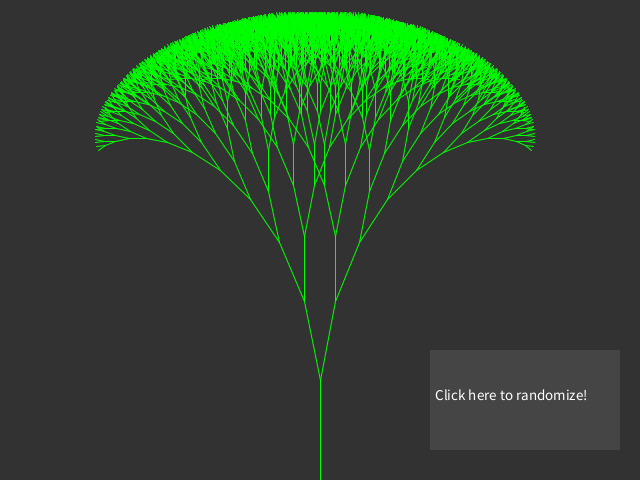
Frame 1 (no input)
Frame 2 (the mouse pressed at the canvas centre, redrawn once): identical to frame 1, image omitted

The Processing sketch that drew this single still picture (run headless with seeded random() and noise(); the mouse was pressed at the canvas centre and the sketch redrawn once):

// Processing sketch: fractalTree
// ── fractalTree.pde
private double fractionLength = .8; 
private int smallestBranch = 10; 
private double branchAngle = .2;  

private int r, g, b;

void setup() { //Initial settings to have a good starter tree
  size(640, 480);    
  g = 255;
  noLoop();
}

void draw() {
  background(50);
  textSize(15);
  stroke(0, 255, 0);
  stroke(r, g, b);
  fill(100, 100, 100, 100);
  line(320, 480, 320, 380);
  drawBranches(320, 380, 100, 3*Math.PI/2);

  noStroke();
  rect(430, 350, 190, 100);
  fill(255);
  text("Click here to randomize!", 435, 400);
}

void mousePressed() { //Checks for correct mouse placement
  if (mouseX>=430 && mouseX<=620 && mouseY>=350 && mouseY<=450) {
    if (mousePressed) {
      randomize();
    }
  }
}

void randomize() { //Changes colors and sizes
  r = (int)random(0, 255);
  g = (int)random(0, 255);
  b = (int)random(0, 255);
  
  smallestBranch = (int)random(6, 25); //How small the branches can be (lower = more fracts but more lag)
  fractionLength = (double)random(.7, .8); //How wide/tall the branches can be (too low will cause lag)
  branchAngle = (double)random(.1, .8); //How angled the branches can be (lower = tighter spread)
  
  redraw();
}

//Used params from draw() to form each branch
void drawBranches(int x, int y, double branchLength, double angle) {
  double angle1 = angle + branchAngle; 
  double angle2 = angle - branchAngle;

  branchLength = branchLength * fractionLength;

  int endX1 = (int)(branchLength*Math.cos(angle1) + x);
  int endY1 = (int)(branchLength*Math.sin(angle1) + y);

  int endX2 = (int)(branchLength*Math.cos(angle2) + x);
  int endY2 = (int)(branchLength*Math.sin(angle2) + y);

  line(x, y, endX1, endY1);
  line(x, y, endX2, endY2);

  if (branchLength>smallestBranch) {
    drawBranches(endX1, endY1, branchLength, angle1);
    drawBranches(endX2, endY2, branchLength, angle2);
  }
}
